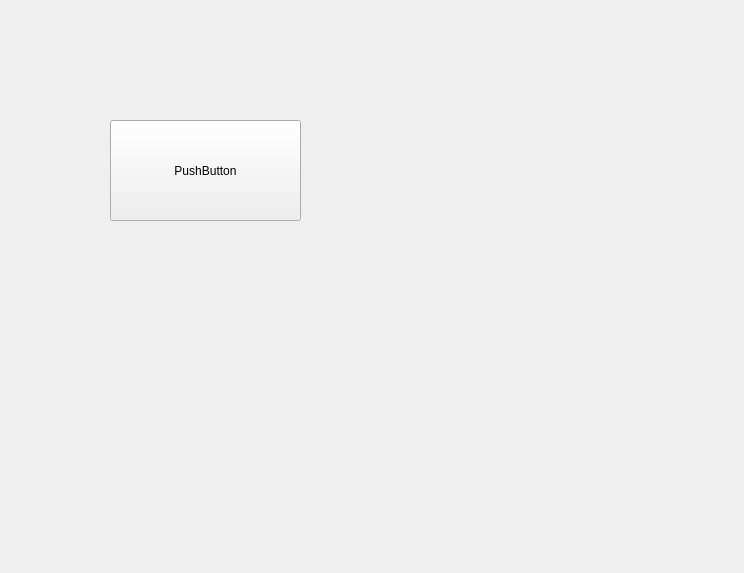
<?xml version="1.0" encoding="UTF-8"?>
<ui version="4.0">
 <class>bnt_move_main</class>
 <widget class="QWidget" name="bnt_move_main">
  <property name="geometry">
   <rect>
    <x>0</x>
    <y>0</y>
    <width>744</width>
    <height>573</height>
   </rect>
  </property>
  <property name="windowTitle">
   <string>Form</string>
  </property>
  <widget class="QPushButton" name="btn_1">
   <property name="geometry">
    <rect>
     <x>110</x>
     <y>120</y>
     <width>191</width>
     <height>101</height>
    </rect>
   </property>
   <property name="text">
    <string>PushButton</string>
   </property>
  </widget>
 </widget>
 <resources/>
 <connections/>
</ui>
